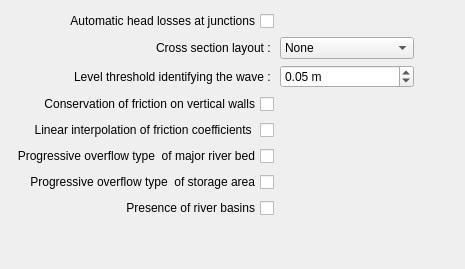
     <widget class="QWidget" name="tabPhyMod">
      <attribute name="title">
       <string>Physic model</string>
      </attribute>
      <layout class="QGridLayout" name="gridLayout_4">
       <item row="0" column="0">
        <layout class="QGridLayout" name="gridLayout_2">
         <item row="0" column="0">
          <widget class="QCheckBox" name="perteChargeConf">
           <property name="layoutDirection">
            <enum>Qt::RightToLeft</enum>
           </property>
           <property name="text">
            <string>Automatic head losses at junctions</string>
           </property>
          </widget>
         </item>
         <item row="6" column="0">
          <widget class="QCheckBox" name="interpolLinStrickler">
           <property name="layoutDirection">
            <enum>Qt::RightToLeft</enum>
           </property>
           <property name="text">
            <string>Linear interpolation of friction coefficients </string>
           </property>
          </widget>
         </item>
         <item row="4" column="0">
          <widget class="QLabel" name="label_elevCoteArrivFront">
           <property name="layoutDirection">
            <enum>Qt::RightToLeft</enum>
           </property>
           <property name="text">
            <string>Level threshold identifying the wave : </string>
           </property>
           <property name="textFormat">
            <enum>Qt::AutoText</enum>
           </property>
           <property name="alignment">
            <set>Qt::AlignRight|Qt::AlignTrailing|Qt::AlignVCenter</set>
           </property>
          </widget>
         </item>
         <item row="2" column="0">
          <widget class="QLabel" name="label_compositionLits">
           <property name="text">
            <string>Cross section layout : </string>
           </property>
           <property name="alignment">
            <set>Qt::AlignRight|Qt::AlignTrailing|Qt::AlignVCenter</set>
           </property>
          </widget>
         </item>
         <item row="2" column="1">
          <widget class="QComboBox" name="compositionLits">
           <item>
            <property name="text">
             <string>None</string>
            </property>
           </item>
           <item>
            <property name="text">
             <string>Debord model</string>
            </property>
           </item>
           <item>
            <property name="text">
             <string>Bottom/bank model</string>
            </property>
           </item>
          </widget>
         </item>
         <item row="10" column="0">
          <spacer name="verticalSpacer_7">
           <property name="orientation">
            <enum>Qt::Vertical</enum>
           </property>
           <property name="sizeHint" stdset="0">
            <size>
             <width>20</width>
             <height>40</height>
            </size>
           </property>
          </spacer>
         </item>
         <item row="7" column="0">
          <widget class="QCheckBox" name="litMajeur">
           <property name="layoutDirection">
            <enum>Qt::RightToLeft</enum>
           </property>
           <property name="text">
            <string>Progressive overflow type  of major river bed</string>
           </property>
          </widget>
         </item>
         <item row="8" column="0">
          <widget class="QCheckBox" name="zoneStock">
           <property name="layoutDirection">
            <enum>Qt::RightToLeft</enum>
           </property>
           <property name="text">
            <string>Progressive overflow type  of storage area</string>
           </property>
          </widget>
         </item>
         <item row="0" column="1">
          <spacer name="horizontalSpacer">
           <property name="orientation">
            <enum>Qt::Horizontal</enum>
           </property>
           <property name="sizeType">
            <enum>QSizePolicy::Preferred</enum>
           </property>
           <property name="sizeHint" stdset="0">
            <size>
             <width>40</width>
             <height>20</height>
            </size>
           </property>
          </spacer>
         </item>
         <item row="5" column="0">
          <widget class="QCheckBox" name="conservFrotVertical">
           <property name="layoutDirection">
            <enum>Qt::RightToLeft</enum>
           </property>
           <property name="text">
            <string>Conservation of friction on vertical walls</string>
           </property>
          </widget>
         </item>
         <item row="4" column="1">
          <widget class="QDoubleSpinBox" name="elevCoteArrivFront">
           <property name="suffix">
            <string> m</string>
           </property>
           <property name="maximum">
            <double>1000000000.000000000000000</double>
           </property>
           <property name="singleStep">
            <double>0.010000000000000</double>
           </property>
           <property name="value">
            <double>0.050000000000000</double>
           </property>
          </widget>
         </item>
         <item row="4" column="2">
          <spacer name="horizontalSpacer_7">
           <property name="orientation">
            <enum>Qt::Horizontal</enum>
           </property>
           <property name="sizeHint" stdset="0">
            <size>
             <width>40</width>
             <height>20</height>
            </size>
           </property>
          </spacer>
         </item>
         <item row="9" column="0">
          <widget class="QCheckBox" name="presenceCasiers">
           <property name="layoutDirection">
            <enum>Qt::RightToLeft</enum>
           </property>
           <property name="text">
            <string>Presence of river basins</string>
           </property>
          </widget>
         </item>
        </layout>
       </item>
      </layout>
     </widget>
